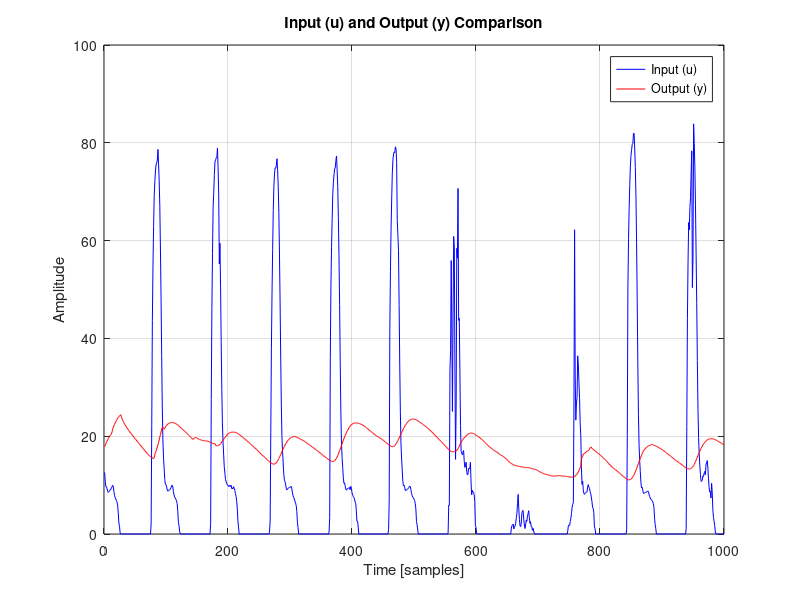
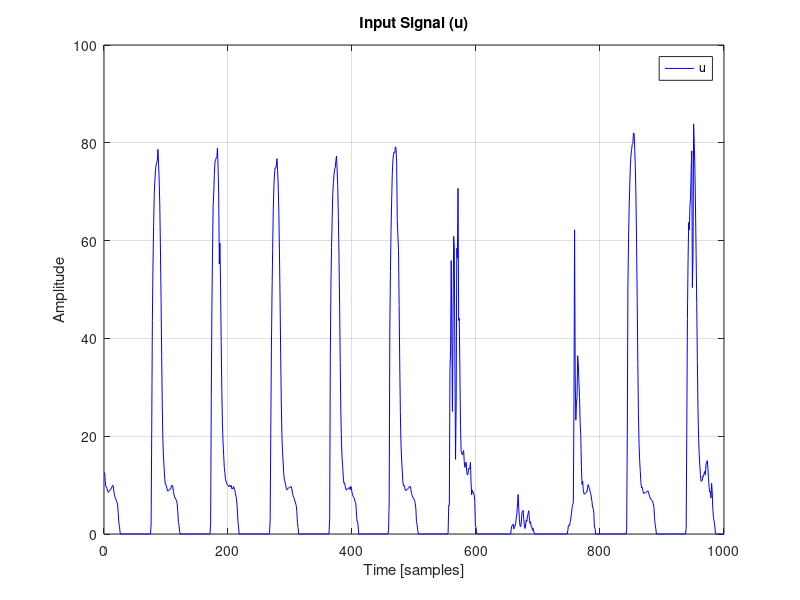
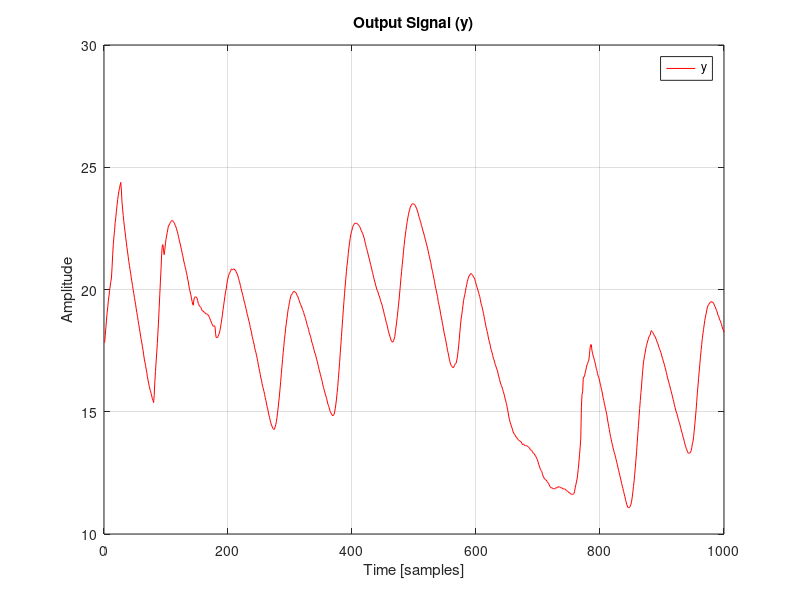

Write MATLAB code to recreate these figures, in order. (Note: this script raises an error after producing the figures.)
clear all
close all
clc

%% Model generation / Data generation

N = 1000; % length of the data
Ts = 1;  %  sampling time

% load data
load house.mat;

%% Data Visualization
% Define time axis based on the number of samples N
t = 1:N; 

figure(1);
plot(t, u, 'b', t, y, 'r');
title('Input (u) and Output (y) Comparison');
xlabel('Time [samples]');
ylabel('Amplitude');
legend('Input (u)', 'Output (y)');
grid on;

figure(2);
plot(t, u, 'b');
title('Input Signal (u)');
xlabel('Time [samples]');
ylabel('Amplitude');
legend('u');
grid on;

figure(3);
plot(t, y, 'r');
title('Output Signal (y)');
xlabel('Time [samples]');
ylabel('Amplitude');
legend('y');
grid on;

%% detrending
% Creation of an iddata object for the output and input data
data = iddata(y,u);

% Compute the means of the data and store them in mu.InputOffset and
% mu.OutputOffset
mu = getTrend(data,0);

% Perform the data detrend
data_d = detrend(data,mu);

%% Create models
na = 50;
nb = 50;
nk = 1;

% M1
Orders = [na nb nk];
Option = arxRegulOptions('RegulKernel', 'DI');
[Lambda, R, log_negative_likelihood_m1, df_m1] = arxRegul(data_d, Orders, Option); % use data_d
arxOpt_m1 = arxOptions;
arxOpt_m1.Regularization.Lambda = Lambda;
arxOpt_m1.Regularization.R = R;
model_m1 = arx(data_d, Orders, arxOpt_m1);

% M2
Orders = [na nb nk];
Option = arxRegulOptions('RegulKernel', 'TC');
[Lambda, R, log_negative_likelihood_m2, df_m2] = arxRegul(data_d, Orders, Option); % use data_d
arxOpt_m2 = arxOptions;
arxOpt_m2.Regularization.Lambda = Lambda;
arxOpt_m2.Regularization.R = R;
model_m2 = arx(data_d, Orders, arxOpt_m2);

% M3
Orders = [na nb nk];
Option = arxRegulOptions('RegulKernel', 'SS');
[Lambda, R, log_negative_likelihood_m3, df_m3] = arxRegul(data_d, Orders, Option); % use data_d
arxOpt_m3 = arxOptions;
arxOpt_m3.Regularization.Lambda = Lambda;
arxOpt_m3.Regularization.R = R;
model_m3 = arx(data_d, Orders, arxOpt_m3);

% M4
Orders = [na nb nk];
m = 5;
[Lambda, R, log_negative_likelihood_m4, df_m4] = arxRegulRF2(data_d , Orders, m); % use data_d
arxOpt_m4 = arxOptions;
arxOpt_m4.Regularization.Lambda = Lambda;
arxOpt_m4.Regularization.R = R;
model_m4 = arx(data_d, Orders, arxOpt_m4);

%% Impulse Response Visualization (A(z) and B(z))
models = {model_m1, model_m2, model_m3, model_m4};
model_names = {'M1 (DI)', 'M2 (TC)', 'M3 (SS)', 'M4 (RF)'};

for i = 1:4
    figure('Name', sprintf('Impulse Responses for %s', model_names{i}), 'NumberTitle', 'off');
    
    % Plot Impulse Response of A(z)
    subplot(2, 1, 1);
    plot(models{i}.A, 'LineWidth', 1.5);
    title([model_names{i}, ': Impulse Response of A(z)']);
    xlabel('Lag');
    ylabel('Amplitude');
    grid on;
    
    % Plot Impulse Response of B(z)
    subplot(2, 1, 2);
    plot(models{i}.B, 'LineWidth', 1.5, 'Color', 'r');
    title([model_names{i}, ': Impulse Response of B(z)']);
    xlabel('Lag');
    ylabel('Amplitude');
    grid on;
end

%% Compare different negative log likelihood
negative_log_likelihood = [log_negative_likelihood_m1;
                            log_negative_likelihood_m2;
                            log_negative_likelihood_m3;
                            log_negative_likelihood_m4;]

%% Hold cross validation
input_training = u(1:500);
output_training = y(1:500);

input_validation = u(501:1000);
output_validation = y(501:1000);

% Creation of an iddata object for the output and input data 
data_training = iddata(output_training, input_training);
data_validation = iddata(output_validation, input_validation);

% Compute the means of the data and store them in mu.InputOffset and
% mu.OutputOffset
mu_training = getTrend(data_training, 0);
mu_validation = getTrend(data_validation, 0);

% Perform the data detrend
data_training_d = detrend(data_training, mu_training);
data_validation_d = detrend(data_validation, mu_validation);

% ARMAX model estimation
m1_training = arx(data_training_d, Orders, arxOpt_m1);
m2_training = arx(data_training_d, Orders, arxOpt_m2);
m3_training = arx(data_training_d, Orders, arxOpt_m3);
m4_training = arx(data_training_d, Orders, arxOpt_m4);

opt = compareOptions('InitialCondition','z');

models_training = {m1_training, m2_training, m3_training, m4_training};
model_labels    = {'M1 (DI)', 'M2 (TC)', 'M3 (SS)', 'M4 (RF)'};
horizons        = 1:4;

for i = 1:length(models_training)
    figure('Name', sprintf('Validation: %s', model_labels{i}), 'NumberTitle', 'off');
    
    for h = horizons
        subplot(2, 2, h);
        
        compare(data_validation_d, models_training{i}, h, opt);
        
        title(sprintf('%s: %d-step ahead', model_labels{i}, h));
        grid on;
    end
end

%% Cross correlation and auto correlation
% the confidence interval corresponds to 99%
models = {model_m1, model_m2, model_m3, model_m4};
model_names = {'M1 (DI)', 'M2 (TC)', 'M3 (SS)', 'M4 (RF)'};
figure('Name', 'Residual Analysis Comparison', 'NumberTitle', 'off');

for i = 1:4
    subplot(2, 2, i);
    resid(models{i}, data_d, 'corr'); 
    
    title(['Residuals: ', model_names{i}]);
    grid on;
end

%% SURE index
SURE_indexes = zeros(4, 1);
SURE_indexes(1) = surek(model_m1, df_m1);
SURE_indexes(2) = surek(model_m2, df_m2);
SURE_indexes(3) = surek(model_m3, df_m3);
SURE_indexes(4) = surek(model_m4, df_m4);
SURE_indexes

%% computation time
comp_times = zeros(20,2);
Orders = [na nb nk];
Option = arxRegulOptions('RegulKernel', 'SS');
m = 5;

for i=1:20
    tic

    % M3
    [Lambda, R, log_negative_likelihood_m3, df_m3] = arxRegul(data_d, Orders, Option); % use data_d

    comp_times(i,1) = toc;
end

std_SS = std(comp_times(:,1));
mean_SS = mean(comp_times(:,1));

for i=1:20
    tic

    % M4
    [Lambda, R, log_negative_likelihood_m4, df_m4] = arxRegulRF2(data_d , Orders, m); % use data_d

    comp_times(i,2) = toc;
end

std_RF = std(comp_times(:,2));
mean_RF = mean(comp_times(:,2));

%% Results table
Method = {'M3 (SS)'; 'M4 (RF)'};
MeanTime = [mean_SS; mean_RF];
StdTime  = [std_SS; std_RF];

ResultsTable = table(MeanTime, StdTime, ...
    'RowNames', Method, ...
    'VariableNames', {'Mean', 'Std'});

disp(ResultsTable)
